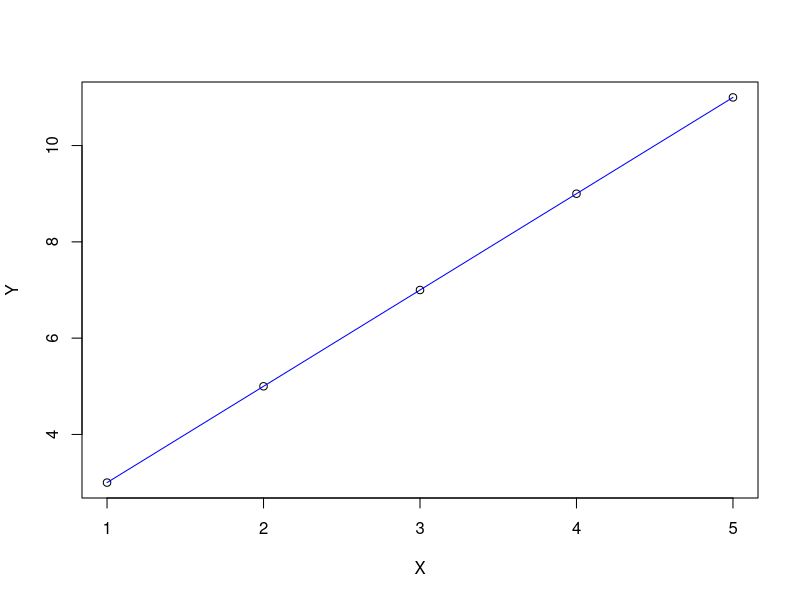

Write the R code that produced this figure.
linreg <- function(X,Y)
{
	plot(X,Y);
	sumA = 0;
	sumB = 0;
	sumC = 0;
	sumASquare = 0;
	detAFirst = 0;
	detASecond = 0;
	a = 0;
	for(i in 1:length(X))
	{
		sumA = sumA + X[i] * Y[i];
		sumB = sumB + X[i];
		sumC = sumC + Y[i];
		sumASquare = sumASquare + X[i]^2;
	}

	detAFirst = sumA * length(X) - sumC * sumB;
	detASecond = sumASquare * length(X) - sumB * sumB;
	a = detAFirst / detASecond;

	detBFirst = sumASquare * sumC - sumB * sumA;
	detBSecond = sumASquare * length(X) - sumB * sumB;
	b = detBFirst / detBSecond;
	
	lines(X, a*X+b, type = "l", lty = 1, col="blue")

	print(a);
	print(b);
}

X = c(1,2,3,4,5);
Y = c(3, 5, 7, 9, 11);
linreg(X,Y);